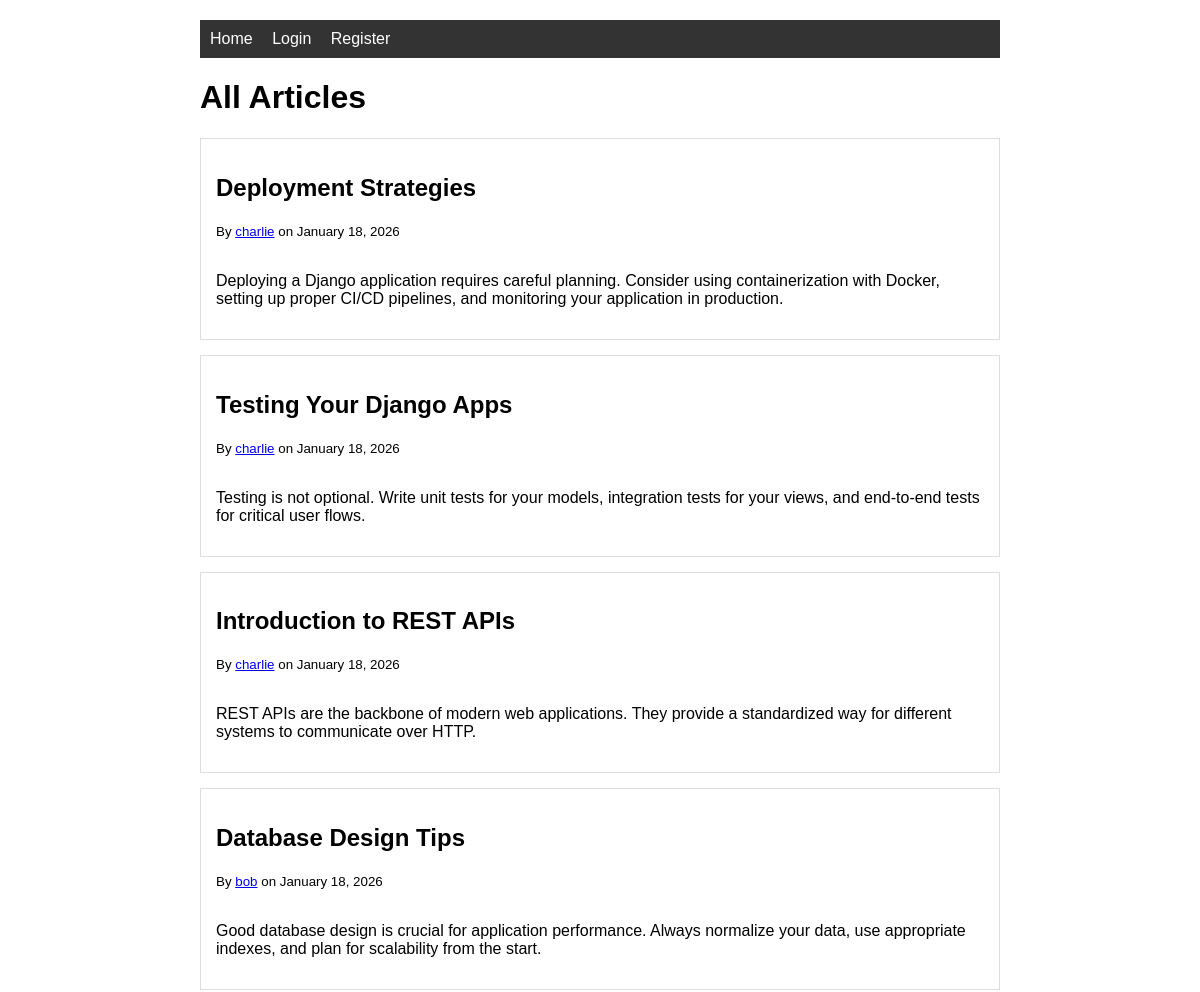
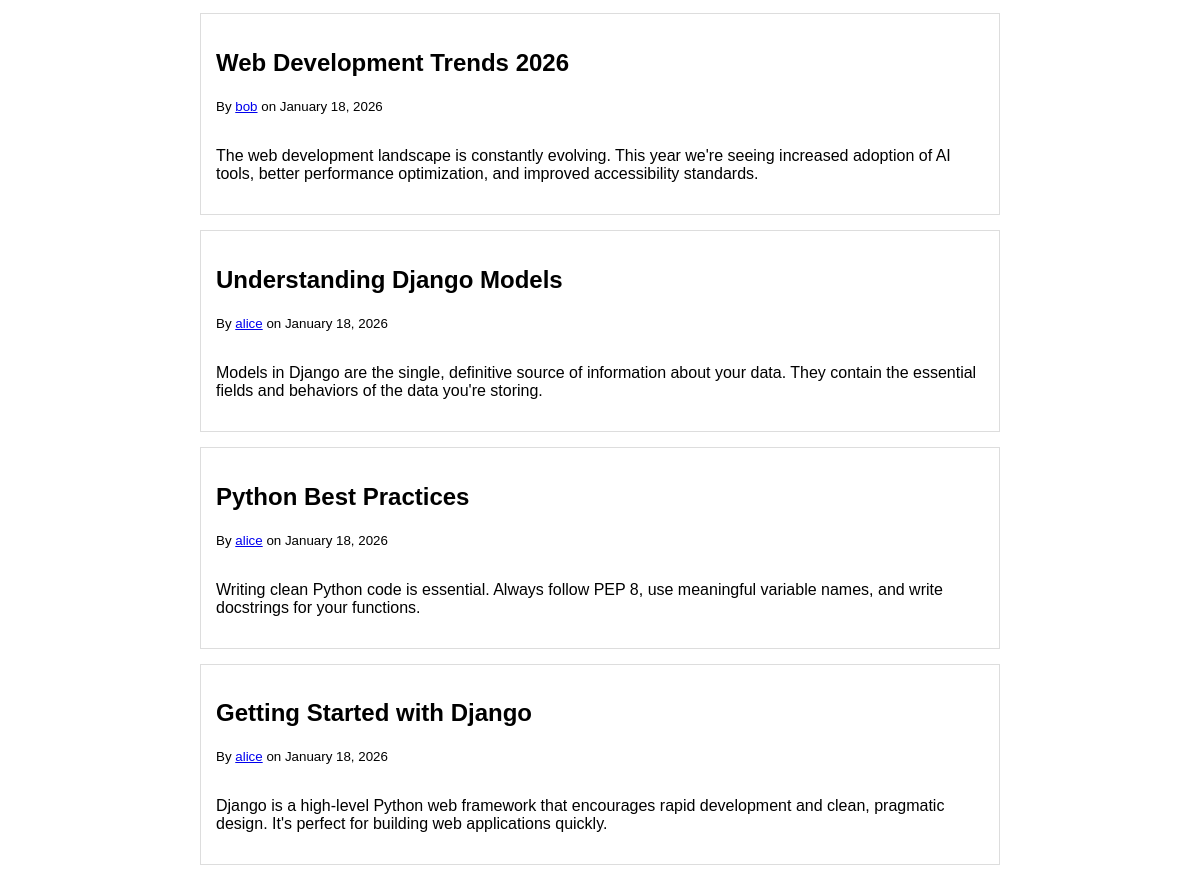
The page / on the database its author committed (2 pictures, top to bottom).
### blog/models.py (models this page shows, shortened)
class Article(models.Model):
    title = models.CharField(max_length=200)
    content = models.TextField()
    author = models.ForeignKey(User, on_delete=models.CASCADE, related_name='articles')
    created_at = models.DateTimeField(auto_now_add=True)
    updated_at = models.DateTimeField(auto_now=True)
    class Meta:
        ordering = ['-created_at']

### blog/views.py (the view)
# urls.py: path('', views.home, name='home'),
def home(request):
    articles = Article.objects.all()
    return render(request, 'blog/home.html', {'articles': articles})

### blog/templates/blog/home.html (shortened to what this page needs)
{% extends 'blog/base.html' %}
{% block content %}
<h1>All Articles</h1>
{% if articles %}
    {% for article in articles %}
    <div class="article">
        <div class="article-header">
            <div>
                <h2>{{ article.title }}</h2>
                <p><small>By <a href="{% url 'user_articles' article.author.username %}">{{ article.author.username }}</a> on {{ article.created_at|date:"F d, Y" }}</small></p>
            </div>
        </div>
        <p>{{ article.content }}</p>
    </div>
    {% endfor %}
{% else %}
    <p>No articles yet. {% if user.is_authenticated %}<a href="{% url 'create_article' %}">Create one!</a>{% else %}<a href="{% url 'register' %}">Register</a> to create articles.{% endif %}</p>
{% endif %}
{% endblock %}

### blog/templates/blog/base.html (shortened to what this page needs)
<!DOCTYPE html>
<html>
<head>
</head>
<body>
    <nav>
        <a href="{% url 'home' %}">Home</a>
        {% if user.is_authenticated %}
            <a href="{% url 'create_article' %}">Create Article</a>
            <a href="{% url 'user_articles' user.username %}">My Articles</a>
            <form method="post" action="{% url 'logout' %}" style="display: inline;">
                {% csrf_token %}
                <button type="submit" style="background: none; border: none; color: white; cursor: pointer; text-decoration: none; font-size: inherit; padding: 0;">Logout ({{ user.username }})</button>
            </form>
        {% else %}
            <a href="{% url 'login' %}">Login</a>
            <a href="{% url 'register' %}">Register</a>
        {% endif %}
    </nav>
    {% block content %}{% endblock %}
</body>
</html>

### blog/templates/blog/base.html (style rules this page uses)
body { font-family: Arial, sans-serif; max-width: 800px; margin: 0 auto; padding: 20px; }
nav { background: #333; color: white; padding: 10px; margin-bottom: 20px; }
nav a { color: white; margin-right: 15px; text-decoration: none; }
.article { border: 1px solid #ddd; padding: 15px; margin-bottom: 15px; }
.article-header { display: flex; justify-content: space-between; align-items: center; }

### rows shown on the page
Article: title "Deployment Strategies", author.username "charlie", created_at "January 18, 2026", content "Deploying a Django application requires careful planning. Consider using containerization with Docker, setting up proper CI/CD pipelines, and monitoring your application in production."
Article: title "Testing Your Django Apps", author.username "charlie", created_at "January 18, 2026", content "Testing is not optional. Write unit tests for your models, integration tests for your views, and end-to-end tests for critical user flows."
Article: title "Introduction to REST APIs", author.username "charlie", created_at "January 18, 2026", content "REST APIs are the backbone of modern web applications. They provide a standardized way for different systems to communicate over HTTP."
Article: title "Database Design Tips", author.username "bob", created_at "January 18, 2026", content "Good database design is crucial for application performance. Always normalize your data, use appropriate indexes, and plan for scalability from the start."
Article: title "Web Development Trends 2026", author.username "bob", created_at "January 18, 2026", content "The web development landscape is constantly evolving. This year we're seeing increased adoption of AI tools, better performance optimization, and improved accessibility standards."
Article: title "Understanding Django Models", author.username "alice", created_at "January 18, 2026", content "Models in Django are the single, definitive source of information about your data. They contain the essential fields and behaviors of the data you're storing."
Article: title "Python Best Practices", author.username "alice", created_at "January 18, 2026", content "Writing clean Python code is essential. Always follow PEP 8, use meaningful variable names, and write docstrings for your functions."
Article: title "Getting Started with Django", author.username "alice", created_at "January 18, 2026", content "Django is a high-level Python web framework that encourages rapid development and clean, pragmatic design. It's perfect for building web applications quickly."
